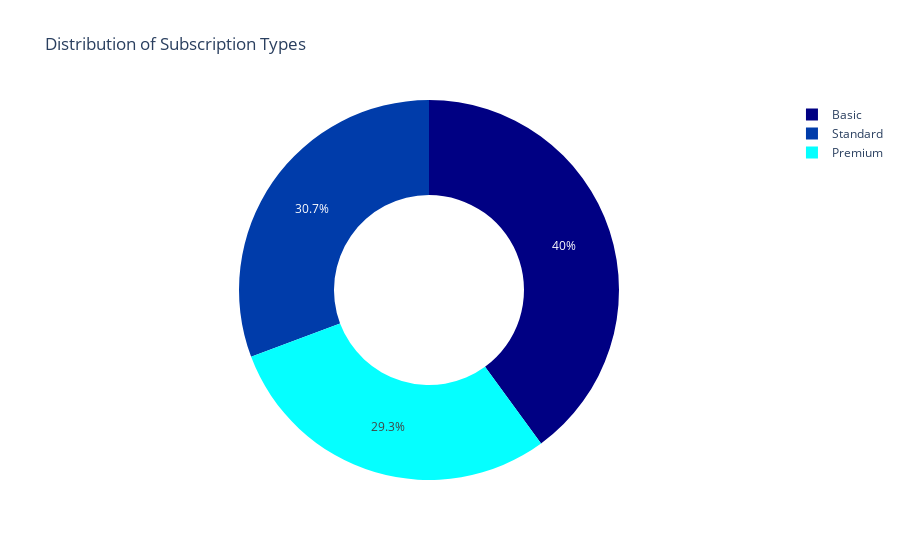

This figure's notebook cell:
### Code cell
sub_cnts = df1['TipeBerlangganan'].value_counts()
px.pie(sub_cnts, names=sub_cnts.index, values=sub_cnts.values, title='Distribution of Subscription Types', color_discrete_sequence=px.colors.sequential.Jet, hole = 0.5)

### Figure 1 — Plotly figure (JSON) as saved in the notebook; plotly's stock layout.template omitted (floating-point values rounded to 4 significant figures)
{"data": [{"domain": {"x": [0, 1], "y": [0, 1]}, "hole": 0.5, "hovertemplate": "TipeBerlangganan=%{label}<br>value=%{value}<extra></extra>", "labels": ["Basic", "Standard", "Premium"], "legendgroup": "", "name": "", "showlegend": true, "type": "pie", "values": [999, 768, 733]}], "layout": {"legend": {"tracegroupgap": 0}, "piecolorway": ["rgb(0,0,131)", "rgb(0,60,170)", "rgb(5,255,255)", "rgb(255,255,0)", "rgb(250,0,0)", "rgb(128,0,0)"], "title": {"text": "Distribution of Subscription Types"}}}
